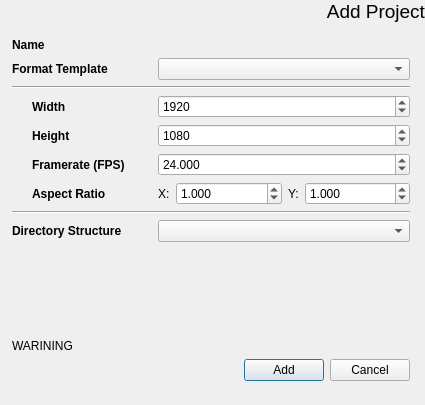
<?xml version="1.0" encoding="UTF-8"?>
<ui version="4.0">
 <class>dlgAddProject</class>
 <widget class="QDialog" name="dlgAddProject">
  <property name="geometry">
   <rect>
    <x>0</x>
    <y>0</y>
    <width>425</width>
    <height>405</height>
   </rect>
  </property>
  <property name="windowTitle">
   <string>Add Project</string>
  </property>
  <property name="windowIcon">
   <iconset resource="../_rc/epp.qrc">
    <normaloff>:/icons/epp_128.png</normaloff>:/icons/epp_128.png</iconset>
  </property>
  <layout class="QVBoxLayout" name="verticalLayout_2">
   <property name="margin">
    <number>0</number>
   </property>
   <item>
    <widget class="QLabel" name="lblHeader">
     <property name="font">
      <font>
       <family>Arial</family>
       <pointsize>14</pointsize>
      </font>
     </property>
     <property name="text">
      <string>Add Project</string>
     </property>
     <property name="alignment">
      <set>Qt::AlignRight|Qt::AlignTop|Qt::AlignTrailing</set>
     </property>
     <property name="margin">
      <number>10</number>
     </property>
    </widget>
   </item>
   <item>
    <layout class="QVBoxLayout" name="verticalLayout">
     <property name="leftMargin">
      <number>12</number>
     </property>
     <property name="topMargin">
      <number>9</number>
     </property>
     <property name="rightMargin">
      <number>15</number>
     </property>
     <property name="bottomMargin">
      <number>24</number>
     </property>
     <item>
      <layout class="QGridLayout" name="gridLayout1">
       <item row="1" column="0">
        <widget class="QLabel" name="_lblName">
         <property name="sizePolicy">
          <sizepolicy hsizetype="Minimum" vsizetype="Preferred">
           <horstretch>0</horstretch>
           <verstretch>0</verstretch>
          </sizepolicy>
         </property>
         <property name="minimumSize">
          <size>
           <width>120</width>
           <height>0</height>
          </size>
         </property>
         <property name="font">
          <font>
           <weight>75</weight>
           <bold>true</bold>
          </font>
         </property>
         <property name="toolTip">
          <string>Project name and also the projects root directory name</string>
         </property>
         <property name="whatsThis">
          <string>&lt;!DOCTYPE HTML PUBLIC &quot;-//W3C//DTD HTML 4.0//EN&quot; &quot;http://www.w3.org/TR/REC-html40/strict.dtd&quot;&gt;
&lt;html&gt;&lt;head&gt;&lt;meta name=&quot;qrichtext&quot; content=&quot;1&quot; /&gt;&lt;style type=&quot;text/css&quot;&gt;
p, li { white-space: pre-wrap; }
&lt;/style&gt;&lt;/head&gt;&lt;body style=&quot; font-family:'MS Shell Dlg 2'; font-size:8.25pt; font-weight:400; font-style:normal;&quot;&gt;
&lt;p style=&quot; margin-top:0px; margin-bottom:0px; margin-left:0px; margin-right:0px; -qt-block-indent:0; text-indent:0px;&quot;&gt;&lt;span style=&quot; font-size:8pt;&quot;&gt;The &lt;/span&gt;&lt;span style=&quot; font-size:8pt; font-weight:600;&quot;&gt;Name&lt;/span&gt;&lt;span style=&quot; font-size:8pt;&quot;&gt; for the project needs to be set based on studio conventions. This name is also used for the root folder of the project. Make sure it is file system safe and does not contain invalid characters. The default widget limits input to valid characters. Already existing project names can not be used to prevent data loss through overwriting.&lt;/span&gt;&lt;/p&gt;&lt;/body&gt;&lt;/html&gt;</string>
         </property>
         <property name="text">
          <string>Name</string>
         </property>
        </widget>
       </item>
       <item row="3" column="0">
        <widget class="QLabel" name="_lblFormatTemplate">
         <property name="sizePolicy">
          <sizepolicy hsizetype="Minimum" vsizetype="Preferred">
           <horstretch>0</horstretch>
           <verstretch>0</verstretch>
          </sizepolicy>
         </property>
         <property name="minimumSize">
          <size>
           <width>120</width>
           <height>0</height>
          </size>
         </property>
         <property name="font">
          <font>
           <weight>75</weight>
           <bold>true</bold>
          </font>
         </property>
         <property name="toolTip">
          <string>Format Template for production.</string>
         </property>
         <property name="whatsThis">
          <string>&lt;!DOCTYPE HTML PUBLIC &quot;-//W3C//DTD HTML 4.0//EN&quot; &quot;http://www.w3.org/TR/REC-html40/strict.dtd&quot;&gt;
&lt;html&gt;&lt;head&gt;&lt;meta name=&quot;qrichtext&quot; content=&quot;1&quot; /&gt;&lt;style type=&quot;text/css&quot;&gt;
p, li { white-space: pre-wrap; }
&lt;/style&gt;&lt;/head&gt;&lt;body style=&quot; font-family:'MS Shell Dlg 2'; font-size:8.25pt; font-weight:400; font-style:normal;&quot;&gt;
&lt;p style=&quot; margin-top:0px; margin-bottom:0px; margin-left:0px; margin-right:0px; -qt-block-indent:0; text-indent:0px;&quot;&gt;The &lt;span style=&quot; font-weight:600;&quot;&gt;Format Templates&lt;/span&gt; are presets of Width, Height, Framerage (FPS) and Aspect Ratios for a Production. They are stored in your &lt;span style=&quot; font-style:italic;&quot;&gt;epp_root\templates\formats.xml&lt;/span&gt; file. As starting point formats can be imported during install of epp from eyeon Fusion.&lt;/p&gt;&lt;/body&gt;&lt;/html&gt;</string>
         </property>
         <property name="text">
          <string>Format Template</string>
         </property>
         <property name="buddy">
          <cstring>cmbFormatTemplate</cstring>
         </property>
        </widget>
       </item>
       <item row="3" column="2">
        <widget class="QComboBox" name="cmbFormatTemplate">
         <property name="sizePolicy">
          <sizepolicy hsizetype="Expanding" vsizetype="Fixed">
           <horstretch>0</horstretch>
           <verstretch>0</verstretch>
          </sizepolicy>
         </property>
         <property name="toolTip">
          <string>Format Template for production.</string>
         </property>
         <property name="statusTip">
          <string/>
         </property>
         <property name="whatsThis">
          <string>&lt;!DOCTYPE HTML PUBLIC &quot;-//W3C//DTD HTML 4.0//EN&quot; &quot;http://www.w3.org/TR/REC-html40/strict.dtd&quot;&gt;
&lt;html&gt;&lt;head&gt;&lt;meta name=&quot;qrichtext&quot; content=&quot;1&quot; /&gt;&lt;style type=&quot;text/css&quot;&gt;
p, li { white-space: pre-wrap; }
&lt;/style&gt;&lt;/head&gt;&lt;body style=&quot; font-family:'MS Shell Dlg 2'; font-size:8.25pt; font-weight:400; font-style:normal;&quot;&gt;
&lt;p style=&quot; margin-top:0px; margin-bottom:0px; margin-left:0px; margin-right:0px; -qt-block-indent:0; text-indent:0px;&quot;&gt;The &lt;span style=&quot; font-weight:600;&quot;&gt;Format Templates&lt;/span&gt; are presets of Width, Height, Framerage (FPS) and Aspect Ratios for a Production. They are stored in your &lt;span style=&quot; font-style:italic;&quot;&gt;epp_root\templates\formats.xml&lt;/span&gt; file. As starting point formats can be imported during install of epp from eyeon Fusion.&lt;/p&gt;&lt;/body&gt;&lt;/html&gt;</string>
         </property>
        </widget>
       </item>
       <item row="3" column="1">
        <spacer name="horizontalSpacer">
         <property name="orientation">
          <enum>Qt::Horizontal</enum>
         </property>
         <property name="sizeType">
          <enum>QSizePolicy::Fixed</enum>
         </property>
         <property name="sizeHint" stdset="0">
          <size>
           <width>20</width>
           <height>20</height>
          </size>
         </property>
        </spacer>
       </item>
      </layout>
     </item>
     <item>
      <widget class="Line" name="line">
       <property name="orientation">
        <enum>Qt::Horizontal</enum>
       </property>
      </widget>
     </item>
     <item>
      <layout class="QGridLayout" name="gridLayout_2">
       <property name="leftMargin">
        <number>20</number>
       </property>
       <property name="rightMargin">
        <number>0</number>
       </property>
       <property name="bottomMargin">
        <number>0</number>
       </property>
       <property name="spacing">
        <number>6</number>
       </property>
       <item row="0" column="0">
        <widget class="QLabel" name="_lblWidth">
         <property name="sizePolicy">
          <sizepolicy hsizetype="Minimum" vsizetype="Preferred">
           <horstretch>0</horstretch>
           <verstretch>0</verstretch>
          </sizepolicy>
         </property>
         <property name="minimumSize">
          <size>
           <width>120</width>
           <height>0</height>
          </size>
         </property>
         <property name="font">
          <font>
           <weight>75</weight>
           <bold>true</bold>
          </font>
         </property>
         <property name="toolTip">
          <string>Image Resolution Width for project</string>
         </property>
         <property name="text">
          <string>Width</string>
         </property>
         <property name="buddy">
          <cstring>spnWidth</cstring>
         </property>
        </widget>
       </item>
       <item row="2" column="0">
        <widget class="QLabel" name="_lblHeight">
         <property name="sizePolicy">
          <sizepolicy hsizetype="Minimum" vsizetype="Preferred">
           <horstretch>0</horstretch>
           <verstretch>0</verstretch>
          </sizepolicy>
         </property>
         <property name="minimumSize">
          <size>
           <width>120</width>
           <height>0</height>
          </size>
         </property>
         <property name="font">
          <font>
           <weight>75</weight>
           <bold>true</bold>
          </font>
         </property>
         <property name="toolTip">
          <string>Image Resolution Height for project</string>
         </property>
         <property name="text">
          <string>Height</string>
         </property>
         <property name="buddy">
          <cstring>spnHeight</cstring>
         </property>
        </widget>
       </item>
       <item row="3" column="0">
        <widget class="QLabel" name="_lblFPS">
         <property name="sizePolicy">
          <sizepolicy hsizetype="Minimum" vsizetype="Preferred">
           <horstretch>0</horstretch>
           <verstretch>0</verstretch>
          </sizepolicy>
         </property>
         <property name="minimumSize">
          <size>
           <width>120</width>
           <height>0</height>
          </size>
         </property>
         <property name="font">
          <font>
           <weight>75</weight>
           <bold>true</bold>
          </font>
         </property>
         <property name="toolTip">
          <string>Framerate in frames per second (FPS).</string>
         </property>
         <property name="text">
          <string>Framerate (FPS)</string>
         </property>
         <property name="buddy">
          <cstring>spnFPS</cstring>
         </property>
        </widget>
       </item>
       <item row="0" column="2">
        <widget class="QSpinBox" name="spnWidth">
         <property name="sizePolicy">
          <sizepolicy hsizetype="Expanding" vsizetype="Fixed">
           <horstretch>0</horstretch>
           <verstretch>0</verstretch>
          </sizepolicy>
         </property>
         <property name="toolTip">
          <string>Image Resolution Width for project</string>
         </property>
         <property name="minimum">
          <number>1</number>
         </property>
         <property name="maximum">
          <number>16000</number>
         </property>
         <property name="value">
          <number>1920</number>
         </property>
        </widget>
       </item>
       <item row="2" column="2">
        <widget class="QSpinBox" name="spnHeight">
         <property name="toolTip">
          <string>Image Resolution Height for project</string>
         </property>
         <property name="minimum">
          <number>1</number>
         </property>
         <property name="maximum">
          <number>16000</number>
         </property>
         <property name="value">
          <number>1080</number>
         </property>
        </widget>
       </item>
       <item row="3" column="2">
        <widget class="QDoubleSpinBox" name="spnFPS">
         <property name="toolTip">
          <string>Framerate in frames per second (FPS).</string>
         </property>
         <property name="locale">
          <locale language="English" country="UnitedStates"/>
         </property>
         <property name="prefix">
          <string/>
         </property>
         <property name="decimals">
          <number>3</number>
         </property>
         <property name="maximum">
          <double>9999.989999999999782</double>
         </property>
         <property name="value">
          <double>24.000000000000000</double>
         </property>
        </widget>
       </item>
       <item row="4" column="0">
        <widget class="QLabel" name="_lblAspect">
         <property name="sizePolicy">
          <sizepolicy hsizetype="Minimum" vsizetype="Preferred">
           <horstretch>0</horstretch>
           <verstretch>0</verstretch>
          </sizepolicy>
         </property>
         <property name="minimumSize">
          <size>
           <width>120</width>
           <height>0</height>
          </size>
         </property>
         <property name="font">
          <font>
           <weight>75</weight>
           <bold>true</bold>
          </font>
         </property>
         <property name="toolTip">
          <string>Aspect Ratio. E.g. for anamorphic formats.</string>
         </property>
         <property name="text">
          <string>Aspect Ratio</string>
         </property>
        </widget>
       </item>
       <item row="4" column="2">
        <layout class="QHBoxLayout" name="horizontalLayout">
         <item>
          <widget class="QLabel" name="_lblAspectX">
           <property name="toolTip">
            <string>Aspect Ratio. E.g. for anamorphic formats.</string>
           </property>
           <property name="text">
            <string>X:</string>
           </property>
           <property name="buddy">
            <cstring>spnAspectX</cstring>
           </property>
          </widget>
         </item>
         <item>
          <widget class="QDoubleSpinBox" name="spnAspectX">
           <property name="sizePolicy">
            <sizepolicy hsizetype="Expanding" vsizetype="Fixed">
             <horstretch>0</horstretch>
             <verstretch>0</verstretch>
            </sizepolicy>
           </property>
           <property name="toolTip">
            <string>Aspect Ratio. E.g. for anamorphic formats.</string>
           </property>
           <property name="locale">
            <locale language="English" country="UnitedStates"/>
           </property>
           <property name="decimals">
            <number>3</number>
           </property>
           <property name="singleStep">
            <double>0.100000000000000</double>
           </property>
           <property name="value">
            <double>1.000000000000000</double>
           </property>
          </widget>
         </item>
         <item>
          <widget class="QLabel" name="_lblAspectY">
           <property name="toolTip">
            <string>Aspect Ratio. E.g. for anamorphic formats.</string>
           </property>
           <property name="text">
            <string>Y:</string>
           </property>
           <property name="buddy">
            <cstring>spnAspectY</cstring>
           </property>
          </widget>
         </item>
         <item>
          <widget class="QDoubleSpinBox" name="spnAspectY">
           <property name="sizePolicy">
            <sizepolicy hsizetype="Expanding" vsizetype="Fixed">
             <horstretch>0</horstretch>
             <verstretch>0</verstretch>
            </sizepolicy>
           </property>
           <property name="toolTip">
            <string>Aspect Ratio. E.g. for anamorphic formats.</string>
           </property>
           <property name="locale">
            <locale language="English" country="UnitedStates"/>
           </property>
           <property name="decimals">
            <number>3</number>
           </property>
           <property name="singleStep">
            <double>0.100000000000000</double>
           </property>
           <property name="value">
            <double>1.000000000000000</double>
           </property>
          </widget>
         </item>
        </layout>
       </item>
      </layout>
     </item>
     <item>
      <widget class="Line" name="line_2">
       <property name="orientation">
        <enum>Qt::Horizontal</enum>
       </property>
      </widget>
     </item>
     <item>
      <layout class="QGridLayout" name="gridLayout_3">
       <item row="1" column="0">
        <widget class="QLabel" name="_lblDirStructure">
         <property name="sizePolicy">
          <sizepolicy hsizetype="Minimum" vsizetype="Preferred">
           <horstretch>0</horstretch>
           <verstretch>0</verstretch>
          </sizepolicy>
         </property>
         <property name="minimumSize">
          <size>
           <width>120</width>
           <height>0</height>
          </size>
         </property>
         <property name="font">
          <font>
           <weight>75</weight>
           <bold>true</bold>
          </font>
         </property>
         <property name="toolTip">
          <string>Template for the created directory structure.</string>
         </property>
         <property name="whatsThis">
          <string>&lt;!DOCTYPE HTML PUBLIC &quot;-//W3C//DTD HTML 4.0//EN&quot; &quot;http://www.w3.org/TR/REC-html40/strict.dtd&quot;&gt;
&lt;html&gt;&lt;head&gt;&lt;meta name=&quot;qrichtext&quot; content=&quot;1&quot; /&gt;&lt;style type=&quot;text/css&quot;&gt;
p, li { white-space: pre-wrap; }
&lt;/style&gt;&lt;/head&gt;&lt;body style=&quot; font-family:'MS Shell Dlg 2'; font-size:8.25pt; font-weight:400; font-style:normal;&quot;&gt;
&lt;p style=&quot; margin-top:0px; margin-bottom:0px; margin-left:0px; margin-right:0px; -qt-block-indent:0; text-indent:0px;&quot;&gt;&lt;span style=&quot; font-size:8pt;&quot;&gt;The &lt;/span&gt;&lt;span style=&quot; font-size:8pt; font-weight:600;&quot;&gt;Directory Structure&lt;/span&gt;&lt;span style=&quot; font-size:8pt;&quot;&gt; contains all xml files in the &lt;/span&gt;&lt;span style=&quot; font-size:8pt; font-style:italic;&quot;&gt;epp_root\templates\project_dirs&lt;/span&gt;&lt;span style=&quot; font-size:8pt;&quot;&gt; subfolder. Each file represents a XML folder and file structure which will be created once the project is created.&lt;/span&gt;&lt;/p&gt;&lt;/body&gt;&lt;/html&gt;</string>
         </property>
         <property name="text">
          <string>Directory Structure</string>
         </property>
         <property name="buddy">
          <cstring>cmbDirStructure</cstring>
         </property>
        </widget>
       </item>
       <item row="1" column="2">
        <widget class="QComboBox" name="cmbDirStructure">
         <property name="sizePolicy">
          <sizepolicy hsizetype="Expanding" vsizetype="Fixed">
           <horstretch>0</horstretch>
           <verstretch>0</verstretch>
          </sizepolicy>
         </property>
         <property name="toolTip">
          <string>Template for the created directory structure.</string>
         </property>
         <property name="whatsThis">
          <string>&lt;!DOCTYPE HTML PUBLIC &quot;-//W3C//DTD HTML 4.0//EN&quot; &quot;http://www.w3.org/TR/REC-html40/strict.dtd&quot;&gt;
&lt;html&gt;&lt;head&gt;&lt;meta name=&quot;qrichtext&quot; content=&quot;1&quot; /&gt;&lt;style type=&quot;text/css&quot;&gt;
p, li { white-space: pre-wrap; }
&lt;/style&gt;&lt;/head&gt;&lt;body style=&quot; font-family:'MS Shell Dlg 2'; font-size:8.25pt; font-weight:400; font-style:normal;&quot;&gt;
&lt;p style=&quot; margin-top:0px; margin-bottom:0px; margin-left:0px; margin-right:0px; -qt-block-indent:0; text-indent:0px;&quot;&gt;&lt;span style=&quot; font-size:8pt;&quot;&gt;The &lt;/span&gt;&lt;span style=&quot; font-size:8pt; font-weight:600;&quot;&gt;Directory Structure&lt;/span&gt;&lt;span style=&quot; font-size:8pt;&quot;&gt; contains all xml files in the &lt;/span&gt;&lt;span style=&quot; font-size:8pt; font-style:italic;&quot;&gt;epp_root\templates\project_dirs&lt;/span&gt;&lt;span style=&quot; font-size:8pt;&quot;&gt; subfolder. Each file represents a XML folder and file structure which will be created once the project is created.&lt;/span&gt;&lt;/p&gt;&lt;/body&gt;&lt;/html&gt;</string>
         </property>
        </widget>
       </item>
       <item row="1" column="1">
        <spacer name="horizontalSpacer_3">
         <property name="orientation">
          <enum>Qt::Horizontal</enum>
         </property>
         <property name="sizeType">
          <enum>QSizePolicy::Fixed</enum>
         </property>
         <property name="sizeHint" stdset="0">
          <size>
           <width>20</width>
           <height>20</height>
          </size>
         </property>
        </spacer>
       </item>
      </layout>
     </item>
     <item>
      <spacer name="verticalSpacer">
       <property name="orientation">
        <enum>Qt::Vertical</enum>
       </property>
       <property name="sizeHint" stdset="0">
        <size>
         <width>20</width>
         <height>40</height>
        </size>
       </property>
      </spacer>
     </item>
     <item>
      <widget class="QLabel" name="lblStatus">
       <property name="statusTip">
        <string>Warning Status</string>
       </property>
       <property name="styleSheet">
        <string notr="true"/>
       </property>
       <property name="text">
        <string>WARINING</string>
       </property>
       <property name="openExternalLinks">
        <bool>true</bool>
       </property>
      </widget>
     </item>
     <item>
      <layout class="QHBoxLayout" name="horizontalLayout_2">
       <item>
        <spacer name="horizontalSpacer_2">
         <property name="orientation">
          <enum>Qt::Horizontal</enum>
         </property>
         <property name="sizeHint" stdset="0">
          <size>
           <width>40</width>
           <height>20</height>
          </size>
         </property>
        </spacer>
       </item>
       <item>
        <widget class="QPushButton" name="butAdd">
         <property name="statusTip">
          <string>Create Project and Directories</string>
         </property>
         <property name="text">
          <string>Add</string>
         </property>
        </widget>
       </item>
       <item>
        <widget class="QPushButton" name="butCancel">
         <property name="statusTip">
          <string>Cancel the operation</string>
         </property>
         <property name="text">
          <string>Cancel</string>
         </property>
        </widget>
       </item>
      </layout>
     </item>
    </layout>
   </item>
  </layout>
 </widget>
 <tabstops>
  <tabstop>cmbFormatTemplate</tabstop>
  <tabstop>spnWidth</tabstop>
  <tabstop>spnHeight</tabstop>
  <tabstop>spnFPS</tabstop>
  <tabstop>cmbDirStructure</tabstop>
  <tabstop>butAdd</tabstop>
  <tabstop>butCancel</tabstop>
 </tabstops>
 <resources>
  <include location="../_rc/epp.qrc"/>
 </resources>
 <connections>
  <connection>
   <sender>butAdd</sender>
   <signal>clicked()</signal>
   <receiver>dlgAddProject</receiver>
   <slot>accept()</slot>
   <hints>
    <hint type="sourcelabel">
     <x>220</x>
     <y>261</y>
    </hint>
    <hint type="destinationlabel">
     <x>167</x>
     <y>270</y>
    </hint>
   </hints>
  </connection>
  <connection>
   <sender>butCancel</sender>
   <signal>clicked()</signal>
   <receiver>dlgAddProject</receiver>
   <slot>reject()</slot>
   <hints>
    <hint type="sourcelabel">
     <x>303</x>
     <y>259</y>
    </hint>
    <hint type="destinationlabel">
     <x>314</x>
     <y>281</y>
    </hint>
   </hints>
  </connection>
 </connections>
</ui>
